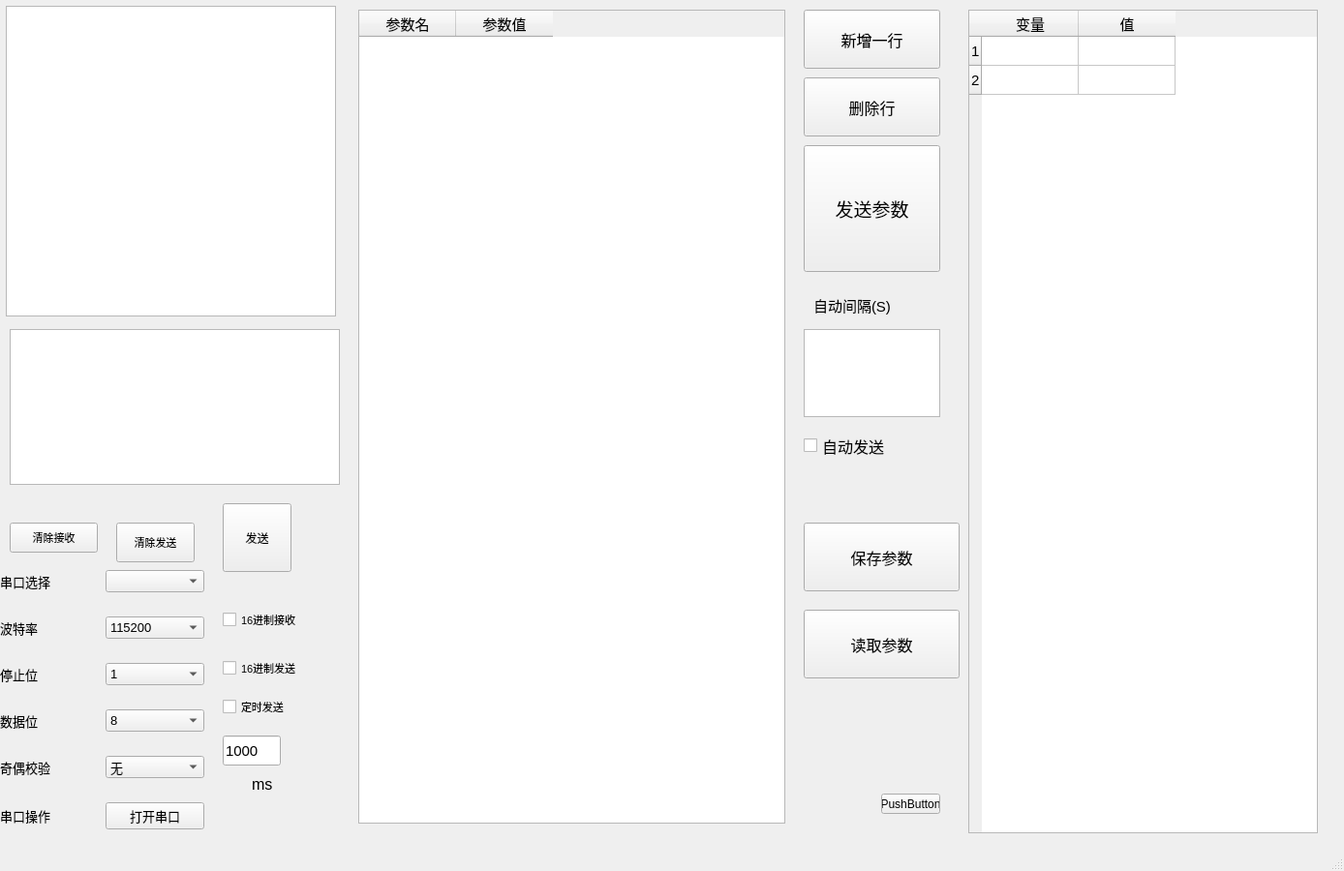
<?xml version="1.0" encoding="UTF-8"?>
<ui version="4.0">
 <class>MainWindow</class>
 <widget class="QMainWindow" name="MainWindow">
  <property name="geometry">
   <rect>
    <x>0</x>
    <y>0</y>
    <width>1388</width>
    <height>900</height>
   </rect>
  </property>
  <property name="windowTitle">
   <string>MainWindow</string>
  </property>
  <widget class="QWidget" name="centralwidget">
   <widget class="QPlainTextEdit" name="txtRec">
    <property name="geometry">
     <rect>
      <x>6</x>
      <y>6</y>
      <width>341</width>
      <height>321</height>
     </rect>
    </property>
    <property name="font">
     <font>
      <pointsize>12</pointsize>
     </font>
    </property>
    <property name="readOnly">
     <bool>true</bool>
    </property>
   </widget>
   <widget class="QPushButton" name="btnSend">
    <property name="geometry">
     <rect>
      <x>230</x>
      <y>520</y>
      <width>71</width>
      <height>71</height>
     </rect>
    </property>
    <property name="minimumSize">
     <size>
      <width>0</width>
      <height>60</height>
     </size>
    </property>
    <property name="maximumSize">
     <size>
      <width>125</width>
      <height>16777215</height>
     </size>
    </property>
    <property name="text">
     <string>发送</string>
    </property>
   </widget>
   <widget class="QPlainTextEdit" name="txtSend">
    <property name="geometry">
     <rect>
      <x>10</x>
      <y>340</y>
      <width>341</width>
      <height>161</height>
     </rect>
    </property>
    <property name="minimumSize">
     <size>
      <width>0</width>
      <height>80</height>
     </size>
    </property>
    <property name="font">
     <font>
      <pointsize>12</pointsize>
     </font>
    </property>
   </widget>
   <widget class="QTableWidget" name="changelist">
    <property name="geometry">
     <rect>
      <x>370</x>
      <y>10</y>
      <width>441</width>
      <height>841</height>
     </rect>
    </property>
    <property name="font">
     <font>
      <pointsize>11</pointsize>
     </font>
    </property>
    <column>
     <property name="text">
      <string>参数名</string>
     </property>
     <property name="font">
      <font>
       <pointsize>11</pointsize>
      </font>
     </property>
    </column>
    <column>
     <property name="text">
      <string>参数值</string>
     </property>
     <property name="font">
      <font>
       <pointsize>11</pointsize>
      </font>
     </property>
    </column>
   </widget>
   <widget class="QLabel" name="lblMs">
    <property name="geometry">
     <rect>
      <x>260</x>
      <y>800</y>
      <width>51</width>
      <height>21</height>
     </rect>
    </property>
    <property name="font">
     <font>
      <pointsize>12</pointsize>
     </font>
    </property>
    <property name="text">
     <string>ms</string>
    </property>
   </widget>
   <widget class="QLineEdit" name="txtSendMs">
    <property name="geometry">
     <rect>
      <x>230</x>
      <y>760</y>
      <width>60</width>
      <height>31</height>
     </rect>
    </property>
    <property name="maximumSize">
     <size>
      <width>60</width>
      <height>16777215</height>
     </size>
    </property>
    <property name="font">
     <font>
      <pointsize>11</pointsize>
     </font>
    </property>
    <property name="text">
     <string>1000</string>
    </property>
   </widget>
   <widget class="QCheckBox" name="chkTimSend">
    <property name="geometry">
     <rect>
      <x>230</x>
      <y>710</y>
      <width>101</width>
      <height>41</height>
     </rect>
    </property>
    <property name="font">
     <font>
      <pointsize>8</pointsize>
     </font>
    </property>
    <property name="text">
     <string>定时发送</string>
    </property>
   </widget>
   <widget class="QCheckBox" name="chkSend">
    <property name="geometry">
     <rect>
      <x>230</x>
      <y>670</y>
      <width>121</width>
      <height>41</height>
     </rect>
    </property>
    <property name="font">
     <font>
      <pointsize>8</pointsize>
     </font>
    </property>
    <property name="text">
     <string>16进制发送</string>
    </property>
   </widget>
   <widget class="QCheckBox" name="chkRec">
    <property name="geometry">
     <rect>
      <x>230</x>
      <y>620</y>
      <width>121</width>
      <height>41</height>
     </rect>
    </property>
    <property name="font">
     <font>
      <pointsize>8</pointsize>
     </font>
    </property>
    <property name="text">
     <string>16进制接收</string>
    </property>
   </widget>
   <widget class="QPushButton" name="btnClearRec">
    <property name="geometry">
     <rect>
      <x>10</x>
      <y>540</y>
      <width>91</width>
      <height>31</height>
     </rect>
    </property>
    <property name="maximumSize">
     <size>
      <width>100</width>
      <height>16777215</height>
     </size>
    </property>
    <property name="font">
     <font>
      <pointsize>8</pointsize>
     </font>
    </property>
    <property name="text">
     <string>清除接收</string>
    </property>
   </widget>
   <widget class="QPushButton" name="btnClearSend">
    <property name="geometry">
     <rect>
      <x>120</x>
      <y>540</y>
      <width>81</width>
      <height>41</height>
     </rect>
    </property>
    <property name="maximumSize">
     <size>
      <width>100</width>
      <height>16777215</height>
     </size>
    </property>
    <property name="font">
     <font>
      <pointsize>8</pointsize>
     </font>
    </property>
    <property name="text">
     <string>清除发送</string>
    </property>
   </widget>
   <widget class="QWidget" name="widget_2" native="true">
    <property name="enabled">
     <bool>true</bool>
    </property>
    <property name="geometry">
     <rect>
      <x>0</x>
      <y>570</y>
      <width>211</width>
      <height>311</height>
     </rect>
    </property>
    <property name="font">
     <font>
      <pointsize>10</pointsize>
     </font>
    </property>
    <layout class="QGridLayout" name="gridLayout">
     <item row="2" column="0">
      <widget class="QLabel" name="lblStop">
       <property name="font">
        <font>
         <pointsize>10</pointsize>
        </font>
       </property>
       <property name="text">
        <string>停止位</string>
       </property>
       <property name="alignment">
        <set>Qt::AlignLeading|Qt::AlignLeft|Qt::AlignVCenter</set>
       </property>
      </widget>
     </item>
     <item row="3" column="0">
      <widget class="QLabel" name="lblData">
       <property name="font">
        <font>
         <pointsize>10</pointsize>
        </font>
       </property>
       <property name="text">
        <string>数据位</string>
       </property>
       <property name="alignment">
        <set>Qt::AlignLeading|Qt::AlignLeft|Qt::AlignVCenter</set>
       </property>
      </widget>
     </item>
     <item row="4" column="2">
      <widget class="QComboBox" name="cmbCheck">
       <property name="font">
        <font>
         <pointsize>10</pointsize>
        </font>
       </property>
       <item>
        <property name="text">
         <string>无</string>
        </property>
       </item>
       <item>
        <property name="text">
         <string>奇校验</string>
        </property>
       </item>
       <item>
        <property name="text">
         <string>偶校验</string>
        </property>
       </item>
      </widget>
     </item>
     <item row="1" column="0">
      <widget class="QLabel" name="lblBaudRate">
       <property name="font">
        <font>
         <pointsize>10</pointsize>
        </font>
       </property>
       <property name="text">
        <string>波特率</string>
       </property>
       <property name="alignment">
        <set>Qt::AlignLeading|Qt::AlignLeft|Qt::AlignVCenter</set>
       </property>
      </widget>
     </item>
     <item row="3" column="2">
      <widget class="QComboBox" name="cmbData">
       <property name="font">
        <font>
         <pointsize>10</pointsize>
        </font>
       </property>
       <property name="currentIndex">
        <number>3</number>
       </property>
       <item>
        <property name="text">
         <string>5</string>
        </property>
       </item>
       <item>
        <property name="text">
         <string>6</string>
        </property>
       </item>
       <item>
        <property name="text">
         <string>7</string>
        </property>
       </item>
       <item>
        <property name="text">
         <string>8</string>
        </property>
       </item>
      </widget>
     </item>
     <item row="1" column="2">
      <widget class="QComboBox" name="cmbBaudRate">
       <property name="font">
        <font>
         <pointsize>10</pointsize>
        </font>
       </property>
       <property name="currentIndex">
        <number>2</number>
       </property>
       <item>
        <property name="text">
         <string>9600</string>
        </property>
       </item>
       <item>
        <property name="text">
         <string>38400</string>
        </property>
       </item>
       <item>
        <property name="text">
         <string>115200</string>
        </property>
       </item>
      </widget>
     </item>
     <item row="5" column="2">
      <widget class="QPushButton" name="btnSwitch">
       <property name="font">
        <font>
         <pointsize>10</pointsize>
        </font>
       </property>
       <property name="text">
        <string>打开串口</string>
       </property>
      </widget>
     </item>
     <item row="4" column="0">
      <widget class="QLabel" name="lblCheck">
       <property name="font">
        <font>
         <pointsize>10</pointsize>
        </font>
       </property>
       <property name="text">
        <string>奇偶校验</string>
       </property>
       <property name="alignment">
        <set>Qt::AlignLeading|Qt::AlignLeft|Qt::AlignVCenter</set>
       </property>
      </widget>
     </item>
     <item row="5" column="0">
      <widget class="QLabel" name="lblSwitch">
       <property name="font">
        <font>
         <pointsize>10</pointsize>
        </font>
       </property>
       <property name="text">
        <string>串口操作</string>
       </property>
       <property name="alignment">
        <set>Qt::AlignLeading|Qt::AlignLeft|Qt::AlignVCenter</set>
       </property>
      </widget>
     </item>
     <item row="2" column="2">
      <widget class="QComboBox" name="cmbStop">
       <property name="font">
        <font>
         <pointsize>10</pointsize>
        </font>
       </property>
       <item>
        <property name="text">
         <string>1</string>
        </property>
       </item>
       <item>
        <property name="text">
         <string>1.5</string>
        </property>
       </item>
       <item>
        <property name="text">
         <string>2</string>
        </property>
       </item>
      </widget>
     </item>
     <item row="0" column="2">
      <widget class="myComboBox" name="cmbSerialPort">
       <property name="font">
        <font>
         <pointsize>10</pointsize>
        </font>
       </property>
      </widget>
     </item>
     <item row="0" column="0">
      <widget class="QLabel" name="lblSerialPort">
       <property name="font">
        <font>
         <pointsize>10</pointsize>
        </font>
       </property>
       <property name="text">
        <string>串口选择</string>
       </property>
       <property name="alignment">
        <set>Qt::AlignLeading|Qt::AlignLeft|Qt::AlignVCenter</set>
       </property>
      </widget>
     </item>
    </layout>
   </widget>
   <widget class="QTableWidget" name="qlist1">
    <property name="geometry">
     <rect>
      <x>1000</x>
      <y>10</y>
      <width>361</width>
      <height>851</height>
     </rect>
    </property>
    <property name="font">
     <font>
      <pointsize>11</pointsize>
     </font>
    </property>
    <row>
     <property name="text">
      <string>1</string>
     </property>
    </row>
    <row>
     <property name="text">
      <string>2</string>
     </property>
    </row>
    <column>
     <property name="text">
      <string>变量</string>
     </property>
    </column>
    <column>
     <property name="text">
      <string>值</string>
     </property>
    </column>
   </widget>
   <widget class="QPushButton" name="pushButton">
    <property name="geometry">
     <rect>
      <x>830</x>
      <y>10</y>
      <width>141</width>
      <height>61</height>
     </rect>
    </property>
    <property name="font">
     <font>
      <pointsize>12</pointsize>
     </font>
    </property>
    <property name="text">
     <string>新增一行</string>
    </property>
   </widget>
   <widget class="QPushButton" name="pushButton_2">
    <property name="geometry">
     <rect>
      <x>830</x>
      <y>80</y>
      <width>141</width>
      <height>61</height>
     </rect>
    </property>
    <property name="font">
     <font>
      <pointsize>12</pointsize>
     </font>
    </property>
    <property name="text">
     <string>删除行</string>
    </property>
   </widget>
   <widget class="QPushButton" name="pushButton_3">
    <property name="geometry">
     <rect>
      <x>830</x>
      <y>150</y>
      <width>141</width>
      <height>131</height>
     </rect>
    </property>
    <property name="font">
     <font>
      <pointsize>14</pointsize>
     </font>
    </property>
    <property name="text">
     <string>发送参数</string>
    </property>
   </widget>
   <widget class="QTextEdit" name="textEdit">
    <property name="geometry">
     <rect>
      <x>830</x>
      <y>340</y>
      <width>141</width>
      <height>91</height>
     </rect>
    </property>
    <property name="font">
     <font>
      <pointsize>16</pointsize>
     </font>
    </property>
   </widget>
   <widget class="QLabel" name="label">
    <property name="geometry">
     <rect>
      <x>840</x>
      <y>290</y>
      <width>111</width>
      <height>51</height>
     </rect>
    </property>
    <property name="font">
     <font>
      <pointsize>11</pointsize>
     </font>
    </property>
    <property name="text">
     <string>自动间隔(S)</string>
    </property>
   </widget>
   <widget class="QCheckBox" name="checkBox">
    <property name="geometry">
     <rect>
      <x>830</x>
      <y>440</y>
      <width>131</width>
      <height>41</height>
     </rect>
    </property>
    <property name="font">
     <font>
      <pointsize>12</pointsize>
     </font>
    </property>
    <property name="text">
     <string>自动发送</string>
    </property>
   </widget>
   <widget class="QPushButton" name="pushButton_4">
    <property name="geometry">
     <rect>
      <x>910</x>
      <y>820</y>
      <width>61</width>
      <height>21</height>
     </rect>
    </property>
    <property name="text">
     <string>PushButton</string>
    </property>
   </widget>
   <widget class="QPushButton" name="pushButton_5">
    <property name="geometry">
     <rect>
      <x>830</x>
      <y>540</y>
      <width>161</width>
      <height>71</height>
     </rect>
    </property>
    <property name="font">
     <font>
      <pointsize>12</pointsize>
     </font>
    </property>
    <property name="text">
     <string>保存参数</string>
    </property>
   </widget>
   <widget class="QPushButton" name="pushButton_6">
    <property name="geometry">
     <rect>
      <x>830</x>
      <y>630</y>
      <width>161</width>
      <height>71</height>
     </rect>
    </property>
    <property name="font">
     <font>
      <pointsize>12</pointsize>
     </font>
    </property>
    <property name="text">
     <string>读取参数</string>
    </property>
   </widget>
  </widget>
  <widget class="QMenuBar" name="menubar">
   <property name="geometry">
    <rect>
     <x>0</x>
     <y>0</y>
     <width>1388</width>
     <height>17</height>
    </rect>
   </property>
  </widget>
  <widget class="QStatusBar" name="statusbar"/>
 </widget>
 <customwidgets>
  <customwidget>
   <class>myComboBox</class>
   <extends>QComboBox</extends>
   <header>mycombobox.h</header>
  </customwidget>
 </customwidgets>
 <resources/>
 <connections/>
</ui>
